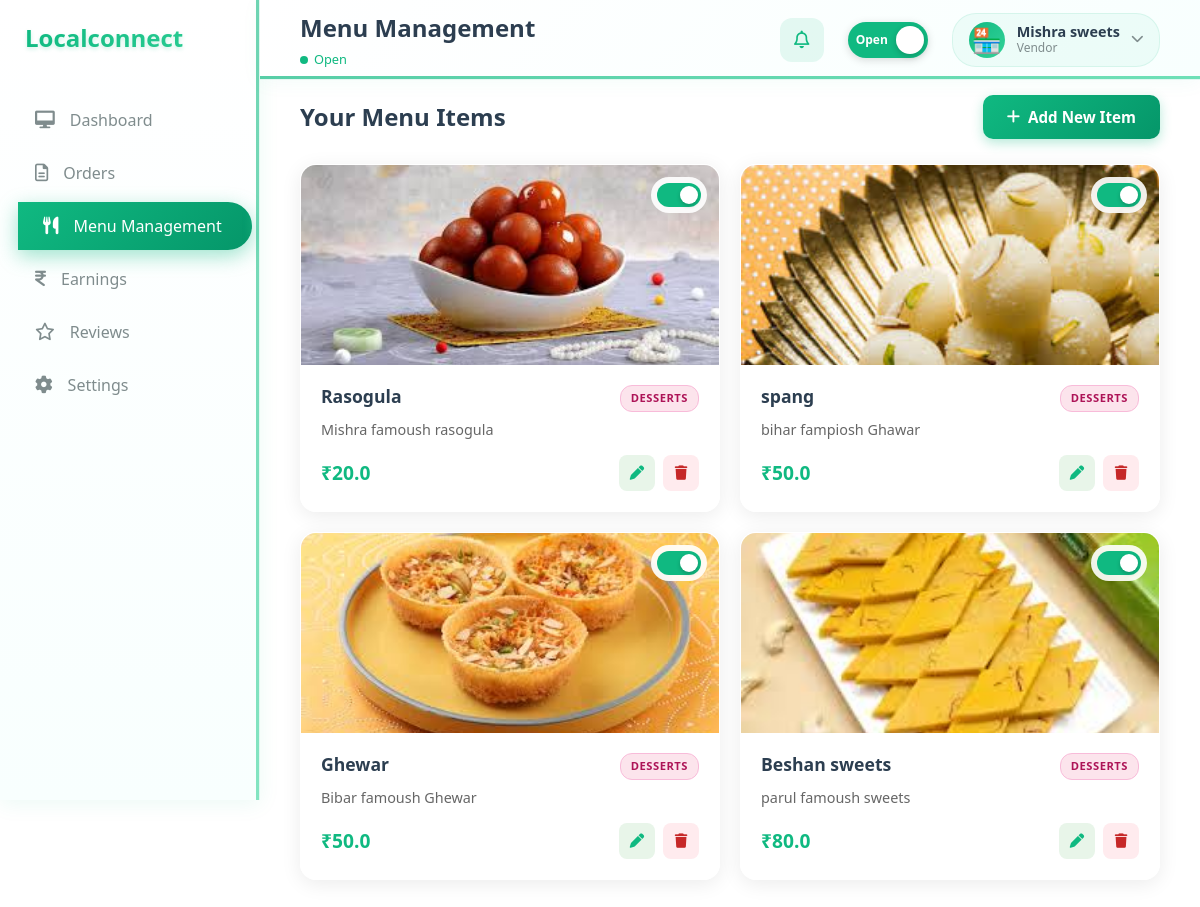
/vendor/menu (signed in), run on the app's committed database.
### models/models.py (models this page shows, shortened)
class Vendor(db.Model):
    id = db.Column(db.Integer, primary_key=True)
    business_name = db.Column(db.String(100), nullable=False)
    email = db.Column(db.String(120), unique=True, nullable=False)
    business_category = db.Column(db.String(50), nullable=False)
    business_address = db.Column(db.String(200), nullable=False)
    phone = db.Column(db.String(20), nullable=False)
    password_hash = db.Column(db.String(128), nullable=False)
    is_open = db.Column(db.Boolean, default=True)
    shop_image = db.Column(db.String(200), default='🏪')
    menu_items = db.relationship('MenuItem', backref='vendor', lazy=True)
    orders = db.relationship('Order', backref='vendor', lazy=True)

class MenuItem(db.Model):
    id = db.Column(db.Integer, primary_key=True)
    vendor_id = db.Column(db.Integer, db.ForeignKey('vendor.id'), nullable=False)
    name = db.Column(db.String(100), nullable=False)
    sub_name = db.Column(db.String(100))
    category = db.Column(db.String(50))
    price = db.Column(db.Float, nullable=False)
    is_available = db.Column(db.Boolean, default=True)
    image_file = db.Column(db.String(100), default='default.jpg')

### app.py (the view)
@app.route('/vendor/menu')
@vendor_required
def vendor_menu():
    vendor_id = session['user_id']
    vendor = Vendor.query.get(vendor_id)
    menu_items = MenuItem.query.filter_by(vendor_id=vendor_id).all()
    unread_count = Order.query.filter_by(vendor_id=vendor_id, status='Pending').count()
    return render_template('vendor/menu.html', menu_items=menu_items, items=menu_items, vendor_profile=vendor, unread_count=unread_count)

### app.py (called while the page is built)
def vendor_required(f):
    @wraps(f)
    def decorated_function(*args, **kwargs):
        if 'user_id' not in session or session.get('user_role') != 'vendor':
            flash('Access denied. Vendor login required.', 'error')
            return redirect(url_for('sign_in'))
        return f(*args, **kwargs)
    return decorated_function

### templates/vendor/menu.html (shortened to what this page needs)
{% extends "vendor/base.html" %}
{% block page_title %}Menu Management{% endblock %}
{% block extra_css %}
<link rel="stylesheet" href="{{ url_for('static', filename='css/vendor/menu.css') }}">
{% endblock %}
{% block content %}
<div class="menu-container">
    <div class="menu-header-actions">
        <h3>Your Menu Items</h3>
        <button class="btn-add-item" onclick="openAddModal()">
            <i class="fa-solid fa-plus"></i> Add New Item
        </button>
    </div>
    <div class="menu-items-grid">
        {% for item in items %}
        <div class="menu-item-card {% if not item.is_available %}unavailable{% endif %}" data-item-id="{{ item.id }}">
            <div class="item-image-container">
                <img src="{{ url_for('static', filename='images/food/' + (item.image_file if item.image_file else 'default.jpg')) }}"
                     class="item-image"
                     alt="{{ item.name }}"
                     onerror="this.src='https://via.placeholder.com/300x200?text=No+Image'">
                <div class="availability-toggle">
                    <label class="switch">
                        <span class="slider round"></span>
                    </label>
                </div>
            </div>
            <div class="item-details">
                <div class="item-header">
                    <h4 class="item-name">{{ item.name }}</h4>
                    <span class="category-badge {{ item.category.lower() }}">
                        {{ item.category }}
                    </span>
                </div>
                {% if item.sub_name %}
                <p class="item-description">{{ item.sub_name }}</p>
                {% endif %}
                <div class="item-footer">
                    <div class="price-section">
                        <span class="price">₹{{ item.price }}</span>
                    </div>
                    <div class="action-buttons">
                        <button class="btn-edit" onclick="openEditModal({{ item.id }})" title="Edit Item">
                            <i class="fa-solid fa-pen"></i>
                        </button>
                        <button class="btn-delete" onclick="deleteItem({{ item.id }})" title="Delete Item">
                            <i class="fa-solid fa-trash"></i>
                        </button>
                    </div>
                </div>
            </div>
        </div>
        {% endfor %}
    </div>
</div>
{% endblock %}

### templates/vendor/base.html (shortened to what this page needs)
<!DOCTYPE html>
<html lang="en">
<head>
    <link rel="stylesheet" href="{{ url_for('static', filename='css/vendor/base.css') }}">
    <link rel="stylesheet" href="https://cdnjs.cloudflare.com/ajax/libs/font-awesome/6.0.0/css/all.min.css">
    {% block extra_css %}{% endblock %}
</head>
<body>
    <div class="container">
        <aside class="sidebar">
            <div class="logo">
                <h1>Localconnect</h1>
            </div>
            <nav>
                <ul>
                    <li class="{{ 'active' if request.path == '/vendor/dashboard' }}">
                        <a href="/vendor/dashboard"><i class="fa-solid fa-desktop"></i> Dashboard</a>
                    </li>
                    <li class="{{ 'active' if request.path == '/vendor/orders' }}">
                        <a href="/vendor/orders"><i class="fa-regular fa-file-lines"></i> Orders</a>
                    </li>
                    <li class="{{ 'active' if request.path == '/vendor/menu' }}">
                        <a href="/vendor/menu"><i class="fa-solid fa-utensils"></i> Menu Management</a>
                    </li>
                    <li class="{{ 'active' if request.path == '/vendor/earnings' }}">
                        <a href="/vendor/earnings"><i class="fa-solid fa-indian-rupee-sign"></i> Earnings</a>
                    </li>
                    <li class="{{ 'active' if request.path == '/vendor/reviews' }}">
                        <a href="/vendor/reviews"><i class="fa-regular fa-star"></i> Reviews</a>
                    </li>
                    <li class="{{ 'active' if request.path == '/vendor/settings' }}">
                        <a href="/vendor/settings"><i class="fa-solid fa-gear"></i> Settings</a>
                    </li>
                </ul>
            </nav>
        </aside>
        <main class="main-content">
            <header class="top-header">
                <div class="header-left">
                    <div class="page-title-section">
                        <h2 id="page-title">{% block page_title %}{% endblock %}</h2>
                        <div class="status-indicator {{ 'open' if vendor_profile and vendor_profile.is_open else 'closed' }}">
                            <span class="status-dot"></span>
                            <span class="status-text">{{ 'Open' if vendor_profile and vendor_profile.is_open else 'Closed' }}</span>
                        </div>
                    </div>
                </div>
                <div class="header-right">
                    <div class="header-actions">
                        <div class="notification-wrapper">
                            <button class="notification-btn" onclick="toggleDropdown('notif-content')" aria-label="Notifications">
                                <i class="fa-regular fa-bell"></i>
                            </button>
                        </div>
                        <div class="shop-status-toggle">
                            <div class="toggle-switch premium">
                                <label for="header_shop_status" class="switch-label" aria-label="Toggle shop status">
                                    <span class="switch-slider"></span>
                                    <span class="switch-text">{{ 'Open' if vendor_profile and vendor_profile.is_open else 'Closed' }}</span>
                                </label>
                            </div>
                        </div>
                        <div class="profile-section dropdown">
                            <div class="profile-pill" onclick="toggleDropdown('profile-content')" aria-label="Profile menu">
                                <div class="profile-avatar" id="headerShopImage" onclick="event.stopPropagation(); showShopImageModal();" style="cursor: pointer;" title="Click to change profile image">
                                    {% if vendor_profile and vendor_profile.shop_image %}
                                        {{ vendor_profile.shop_image }}
                                    {% else %}
                                        <i class="fa-solid fa-store"></i>
                                    {% endif %}
                                </div>
                                <div class="profile-info">
                                    <span class="profile-name">
                                        {% if vendor_profile and vendor_profile.business_name %}
                                            {{ vendor_profile.business_name[:15] }}{% if vendor_profile.business_name|length > 15 %}...{% endif %}
                                        {% else %}
                                            Localconnect
                                        {% endif %}
                                    </span>
                                    <span class="profile-role">Vendor</span>
                                </div>
                                <i class="fa-solid fa-chevron-down dropdown-arrow"></i>
                            </div>
                        </div>
                    </div>
                </div>
            </header>
            <section class="content">
                {% block content %}{% endblock %}
            </section>
        </main>
    </div>
</body>
</html>

### data on the page
Vendor: is_open "Open", shop_image "🏪", business_name "Mishra sweets"
MenuItem: image_file (picture), name "Rasogula", category "DESSERTS", sub_name "Mishra famoush rasogula", price "20.0"
MenuItem: image_file (picture), name "spang", category "DESSERTS", sub_name "bihar fampiosh Ghawar", price "50.0"
MenuItem: image_file (picture), name "Ghewar", category "DESSERTS", sub_name "Bibar famoush Ghewar", price "50.0"
MenuItem: image_file (picture), name "Beshan sweets", category "DESSERTS", sub_name "parul famoush sweets", price "80.0"
